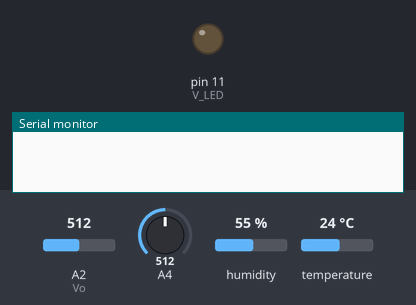
Recording of a sketch running on a simulated Arduino Uno, built with avr-gcc and run on an emulated ATmega328P. Shown: output pins drawn as LEDs (lit = HIGH), the last lines printed to the serial monitor. The test bench sets the inputs (shaded band); at power-on: A4 = 512, A2 (Vo) = 512, humidity 55 %, temperature 24 °C.

Above: at 0.16 s.
At 1.2 s:
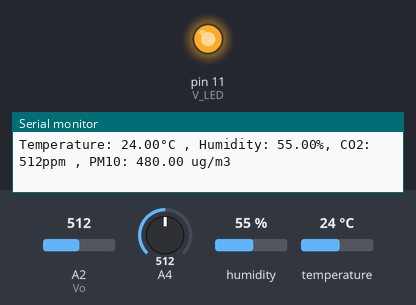
1.3 s: A4 set to 107
7.5 s: A4 set to 95
Timing chart, 0 to 10.5 s (numbered marks = the images above; inputs shaded):
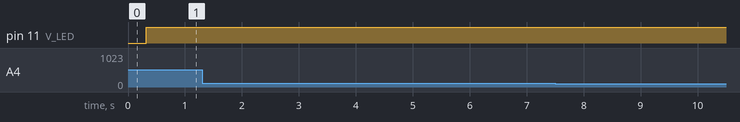

The sketch:

moved_ENVsensor.ino
```cpp
#include <DHT.h>
#include <DHT_U.h>

#define DHTPIN 10
#define DHTTYPE DHT11

DHT dht(DHTPIN, DHTTYPE);

unsigned long previousMillis = 0;
const long interval = 300;

int Vo = A2;
int V_LED = 11;

float Vo_value = 0;
float Voltage = 0;
float dustDensity = 0;

bool displayHumidityTemp = true;

void setup() {
  Serial.begin(9600);

  pinMode(A4, INPUT);
  pinMode(V_LED, OUTPUT);
  pinMode(Vo, INPUT);

  dht.begin();
}

void loop() {
  unsigned long currentMillis = millis();
  int sv = analogRead(A4);

  if (currentMillis - previousMillis >= interval) {
    previousMillis = currentMillis;

    float humi, temp;
    temp = dht.readTemperature();
    humi = dht.readHumidity();

    digitalWrite(V_LED, LOW);
    Vo_value = analogRead(Vo);
    digitalWrite(V_LED, HIGH);

    Voltage = Vo_value * 5.0 / 1024.0;
    dustDensity = (Voltage - 0.1) / 0.005;

    if (isnan(humi) || isnan(temp)) {
      Serial.println("Failed to read from DHT Sensor!!");
      return;
    }

    Serial.print("Temperature: ");
    Serial.print(temp);
    Serial.print("°C , Humidity: ");
    Serial.print(humi);
    Serial.print("%, CO2: ");
    Serial.print(sv);
    Serial.print("ppm , PM10: ");
    Serial.print(dustDensity);
    Serial.println(" ug/m3");
  }
}
```
